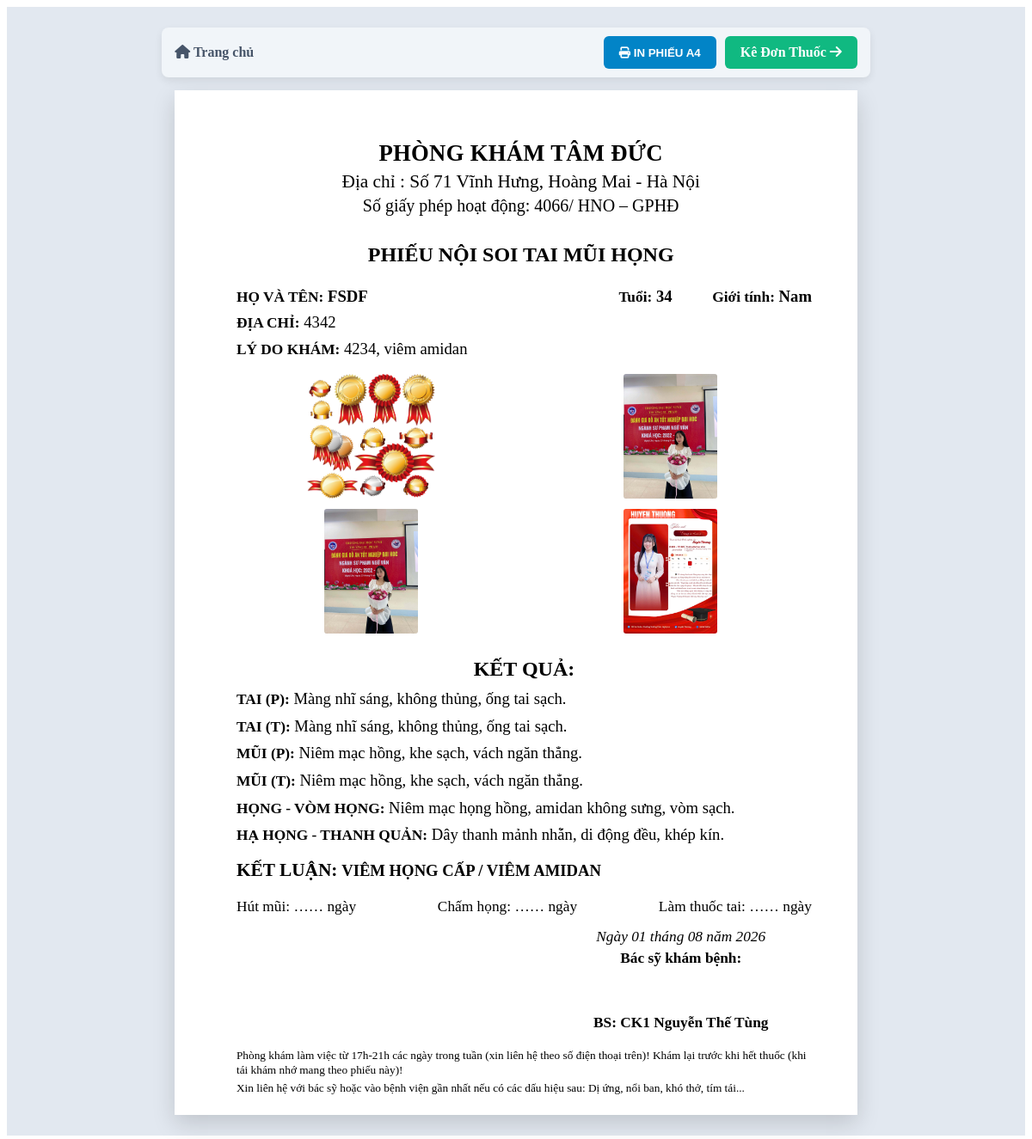
The app's page /print/noisoi/4 with its own data.
### tables this page shows
CREATE TABLE settings (
    key TEXT PRIMARY KEY,
    value TEXT
);

CREATE TABLE patients (
    id INTEGER PRIMARY KEY AUTOINCREMENT,
    full_name TEXT NOT NULL,
    age INTEGER,
    gender TEXT,
    address TEXT,
    symptom TEXT,
    created_at TIMESTAMP DEFAULT CURRENT_TIMESTAMP
);

CREATE TABLE examinations (
    id INTEGER PRIMARY KEY AUTOINCREMENT,
    patient_id INTEGER,
    tai_p TEXT,
    tai_t TEXT,
    mui_p TEXT,
    mui_t TEXT,
    vong_hong TEXT,
    thanh_quan TEXT,
    conclusion TEXT,
    image_1 TEXT,
    image_2 TEXT,
    image_3 TEXT,
    image_4 TEXT,
    hut_mui_days TEXT,
    cham_hong_days TEXT,
    lam_thuoc_tai_days TEXT,
    created_at TIMESTAMP DEFAULT CURRENT_TIMESTAMP,
    FOREIGN KEY (patient_id) REFERENCES patients(id)
);

### app.py (the view)
@app.route('/print/noisoi/<int:exam_id>')
def print_noisoi(exam_id):
    db = get_db()
    exam = db.execute('''
        SELECT e.*, p.full_name, p.age, p.gender, p.address, p.symptom
        FROM examinations e JOIN patients p ON e.patient_id = p.id
        WHERE e.id = ?
    ''', (exam_id,)).fetchone()
    return render_template('print_noisoi.html', exam=exam, settings=get_settings())

### app.py (called while the page is built)
def get_db():
    db = getattr(g, '_database', None)
    if db is None:
        db = g._database = sqlite3.connect(app.config['DATABASE'])
        db.row_factory = sqlite3.Row
    return db

@app.teardown_appcontext
def close_connection(exception):
    db = getattr(g, '_database', None)
    if db is not None:
        db.close()

def get_settings():
    db = get_db()
    db.execute('''
        CREATE TABLE IF NOT EXISTS settings (
            key TEXT PRIMARY KEY,
            value TEXT
        )
    ''')
    rows = db.execute('SELECT key, value FROM settings').fetchall()
    return {r['key']: r['value'] for r in rows}

### templates/print_noisoi.html (shortened to what this page needs)
<!DOCTYPE html>
<html lang="vi">
<head>
    <link rel="stylesheet" href="https://cdnjs.cloudflare.com/ajax/libs/font-awesome/6.4.0/css/all.min.css">
    <link rel="stylesheet" href="{{ url_for('static', filename='css/print.css') }}">
</head>
<body>
    <div class="print-container">
        <div class="toolbar-no-print" style="max-width: 210mm; margin: 0 auto 15px auto; padding: 10px 15px; background: #f1f5f9; border-radius: 8px; display: flex; justify-content: space-between; align-items: center;">
            <a href="/" style="color: #475569; text-decoration: none; font-weight: bold;"><i class="fa-solid fa-house"></i> Trang chủ</a>
            <div style="display: flex; gap: 10px;">
                <button onclick="window.print()" style="background: #0284c7; color: #fff; border: none; padding: 10px 18px; border-radius: 6px; font-weight: bold; cursor: pointer;"><i class="fa-solid fa-print"></i> IN PHIẾU A4</button>
                <a href="/donthuoc/{{ exam.id }}" style="background: #10b981; color: #fff; text-decoration: none; padding: 10px 18px; border-radius: 6px; font-weight: bold;">Kê Đơn Thuốc <i class="fa-solid fa-arrow-right"></i></a>
            </div>
        </div>
        <div class="page-a4">
            <div class="clinic-name">{{ settings.clinic_name }}</div>
            <div class="clinic-address">Địa chỉ : {{ settings.clinic_address }}</div>
            <div class="clinic-license">Số giấy phép hoạt động: {{ settings.clinic_license }}</div>
            <div class="form-title">PHIẾU NỘI SOI TAI MŨI HỌNG</div>
            <div class="patient-row">
                <div><span class="label">HỌ VÀ TÊN:</span> <span class="font-bold" style="text-transform: uppercase;">{{ exam.full_name }}</span></div>
                <div>
                    <span class="label">Tuổi:</span> <span class="font-bold">{{ exam.age }}</span> &nbsp;&nbsp;&nbsp;&nbsp;&nbsp;&nbsp;&nbsp;&nbsp;
                    <span class="label">Giới tính:</span> <span class="font-bold">{{ exam.gender }}</span>
                </div>
            </div>
            <div class="row-info">
                <span class="label">ĐỊA CHỈ:</span> <span>{{ exam.address }}</span>
            </div>
            <div class="row-info">
                <span class="label">LÝ DO KHÁM:</span> <span>{{ exam.symptom }}</span>
            </div>
            {% if exam.image_1 or exam.image_2 or exam.image_3 or exam.image_4 %}
            <div class="grid-images-a4">
                {% if exam.image_1 %}
                <div class="img-box-a4">
                    <img src="/static/uploads/{{ exam.image_1 }}">
                </div>
                {% endif %}
                {% if exam.image_2 %}
                <div class="img-box-a4">
                    <img src="/static/uploads/{{ exam.image_2 }}">
                </div>
                {% endif %}
                {% if exam.image_3 %}
                <div class="img-box-a4">
                    <img src="/static/uploads/{{ exam.image_3 }}">
                </div>
                {% endif %}
                {% if exam.image_4 %}
                <div class="img-box-a4">
                    <img src="/static/uploads/{{ exam.image_4 }}">
                </div>
                {% endif %}
            </div>
            {% endif %}
            <div class="section-label">KẾT QUẢ:</div>
            <div class="result-line">
                <span class="label">TAI (P):</span> {{ exam.tai_p }}
            </div>
            <div class="result-line">
                <span class="label">TAI (T):</span> {{ exam.tai_t }}
            </div>
            <div class="result-line">
                <span class="label">MŨI (P):</span> {{ exam.mui_p }}
            </div>
            <div class="result-line">
                <span class="label">MŨI (T):</span> {{ exam.mui_t }}
            </div>
            <div class="result-line">
                <span class="label">HỌNG - VÒM HỌNG:</span> {{ exam.vong_hong }}
            </div>
            <div class="result-line">
                <span class="label">HẠ HỌNG - THANH QUẢN:</span> {{ exam.thanh_quan }}
            </div>
            <div class="conclusion-line">
                <span class="label">KẾT LUẬN:</span> <span class="font-bold" style="text-transform: uppercase;">{{ exam.conclusion }}</span>
            </div>
            <div class="procedures-line">
                <div>Hút mũi: …<b>{{ exam.hut_mui_days or '' }}</b>… ngày</div>
                <div>Chấm họng: …<b>{{ exam.cham_hong_days or '' }}</b>… ngày</div>
                <div>Làm thuốc tai: …<b>{{ exam.lam_thuoc_tai_days or '' }}</b>… ngày</div>
            </div>
            <div class="footer-sign">
                <div class="sign-box">
                    <div class="sign-date">Ngày {{ exam.created_at[8:10] }} tháng {{ exam.created_at[5:7] }} năm {{ exam.created_at[:4] }}</div>
                    <div class="sign-role">Bác sỹ khám bệnh:</div>
                    <div class="sign-name">BS: {{ settings.doctor_name }}</div>
                </div>
            </div>
            <div class="footer-note">
                <div>Phòng khám làm việc từ 17h-21h các ngày trong tuần (xin liên hệ theo số điện thoại trên)! Khám lại trước khi hết thuốc (khi tái khám nhớ mang theo phiếu này)!</div>
                <div>Xin liên hệ với bác sỹ hoặc vào bệnh viện gần nhất nếu có các dấu hiệu sau: Dị ứng, nổi ban, khó thở, tím tái...</div>
            </div>
        </div>
    </div>
</body>
</html>

### static/css/print.css (style rules this page uses)
.print-container { background-color: #e2e8f0; min-height: 100vh; padding: 24px 0; display: flex; flex-direction: column; align-items: center; }
.page-a4 { background: #ffffff; width: 210mm; min-height: 297mm; padding: 12mm 15mm; box-shadow: 0 10px 25px rgba(0, 0, 0, 0.15); box-sizing: border-box; font-family: 'Times New Roman', serif; font-size: 15px; color: #000; line-height: 1.4; position: relative; }
.toolbar-no-print { width: 100%; max-width: 800px; background: #ffffff; padding: 14px 20px; border-radius: 12px; box-shadow: 0 4px 10px rgba(0,0,0,0.08); margin-bottom: 20px; display: flex; justify-content: space-between; align-items: center; }

### templates/print_noisoi.html (style rules this page uses)
.page-a4 { width: 210mm; min-height: 297mm; margin: 0 auto; padding: 15mm 14mm 5mm 17mm; box-sizing: border-box; font-family: "Times New Roman", Times, serif; color: #000000; font-size: 14pt; line-height: 1.25; display: flex; flex-direction: column; justify-content: flex-start; }
.font-bold { font-weight: bold; }
.clinic-name { font-size: 20pt; font-weight: bold; text-align: center; letter-spacing: 0.3px; margin: 0; }
.clinic-address { font-size: 16pt; text-align: center; margin: 2pt 0 0 0; }
.clinic-license { font-size: 15pt; text-align: center; margin: 2pt 0 12pt 0; }
.form-title { font-size: 18pt; font-weight: bold; text-align: center; margin: 10pt 0 16pt 0; }
.patient-row { display: flex; justify-content: space-between; font-size: 14pt; line-height: 1.25; margin: 0 0 6pt 0; padding-left: 2mm; }
.patient-row .label { font-weight: bold; font-size: 13pt; }
.row-info { font-size: 14pt; line-height: 16.05pt; margin: 0 0 6pt 0; padding-left: 2mm; }
.row-info .label { font-weight: bold; font-size: 13pt; }
.grid-images-a4 { display: grid; grid-template-columns: 1fr 1fr; gap: 12px 20px; margin: 10px 0 14px 0; justify-items: center; align-items: center; }
.img-box-a4 { text-align: center; border: none !important; padding: 0; width: 100%; display: flex; flex-direction: column; align-items: center; justify-content: center; }
.img-box-a4 img { height: 145px; width: auto; max-width: 95%; object-fit: contain; display: block; margin: 0 auto; border-radius: 3px; }
.section-label { font-size: 18pt; font-weight: bold; text-align: center; margin: 9pt 0 6pt 0; padding-left: 2mm; }
.result-line { font-size: 14pt; margin: 0 0 6pt 0; padding-left: 2mm; }
.result-line .label { font-weight: bold; font-size: 13pt; }
.conclusion-line { font-size: 14pt; margin: 6pt 0 6pt 0; padding-left: 2mm; }
.conclusion-line .label { font-weight: bold; font-size: 16pt; }
.procedures-line { display: flex; justify-content: space-between; font-size: 13pt; margin: 8pt 0 0 0; padding-left: 2mm; }
.footer-sign { display: flex; justify-content: space-between; margin-top: 10pt; page-break-inside: avoid; }
.sign-box { font-size: 13pt; text-align: center; width: 45%; margin-left: auto; }
.sign-box .sign-date { font-style: italic; text-align: center; margin-bottom: 2pt; }
.sign-box .sign-role { font-weight: bold; text-align: center; margin-bottom: 40pt; }
.sign-box .sign-name { font-weight: bold; text-align: center; }
.footer-note { font-size: 10pt; margin-top: 12pt; padding-left: 2mm; margin-top: auto !important; padding-top: 15pt; }
.footer-note div { margin-bottom: 3pt; }

### records on screen
settings: clinic_name "PHÒNG KHÁM TÂM ĐỨC"
settings: clinic_address "Số 71 Vĩnh Hưng, Hoàng Mai - Hà Nội"
settings: clinic_license "4066/ HNO – GPHĐ"
patients: full_name "FSDF", age "34", gender "Nam", address "4342", symptom "4234, viêm amidan"
examinations: image_1 (picture), image_2 (picture), image_3 (picture), image_4 (picture), tai_p "Màng nhĩ sáng, không thủng, ống tai sạch.", tai_t "Màng nhĩ sáng, không thủng, ống tai sạch.", mui_p "Niêm mạc hồng, khe sạch, vách ngăn thẳng.", mui_t "Niêm mạc hồng, khe sạch, vách ngăn thẳng.", vong_hong "Niêm mạc họng hồng, amidan không sưng, vòm sạch.", thanh_quan "Dây thanh mảnh nhẵn, di động đều, khép kín.", conclusion "VIÊM HỌNG CẤP / VIÊM AMIDAN", created_at "01", created_at "08", created_at "2026"
settings: doctor_name "CK1 Nguyễn Thế Tùng"
